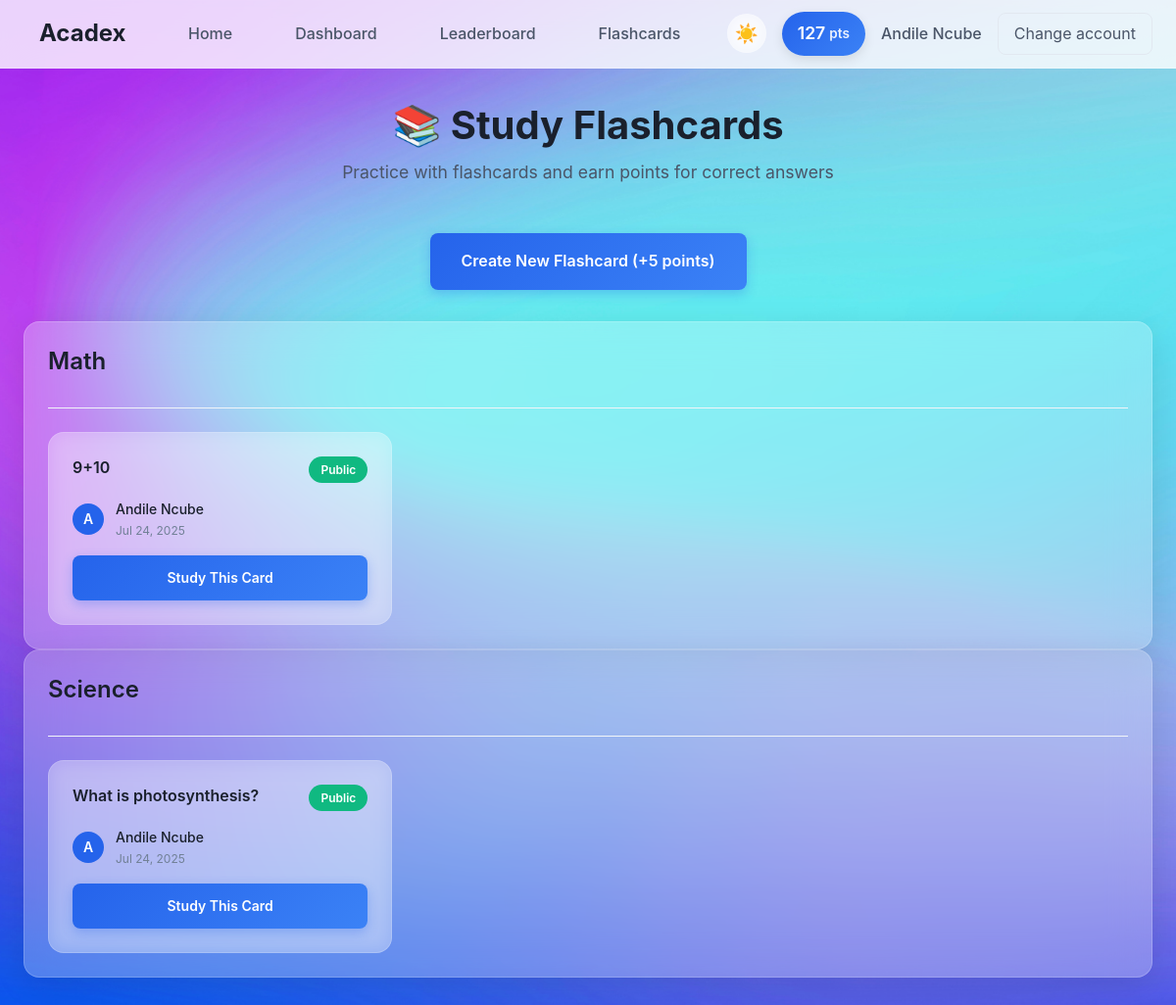
Screenshot of /flashcards/ (signed in) with the database file from the repository.
### accounts/models.py (models this page shows, shortened)
class Profile(models.Model):
    user = models.OneToOneField(
        User,
        on_delete=models.CASCADE
    )
    is_teacher = models.BooleanField(
        default=False
    )
    points = models.IntegerField(
        default=0
    )
    streak_days = models.IntegerField(
        default=0
    )
    last_activity = models.DateField(
        null=True,
        blank=True
    )

### flashcards/models.py (models this page shows, shortened)
class Flashcard(models.Model):
    creator = models.ForeignKey(User, on_delete=models.CASCADE)
    subject = models.CharField(max_length=100)
    question = models.TextField()
    answer = models.TextField()
    is_public = models.BooleanField(default=False)
    created_at = models.DateTimeField(auto_now_add=True)

### flashcards/views.py (the view)
# urls.py: path('', views.flashcard_list, name='flashcard_list'),
@login_required
def flashcard_list(request):
    flashcards = Flashcard.objects.filter(
        models.Q(creator=request.user) | models.Q(is_public=True)
    ).order_by('-created_at')
    return render(request, 'flashcards/list.html', {'flashcards': flashcards})

### core/templates/flashcards/list.html (shortened to what this page needs)
{% extends 'base.html' %}
{% block content %}
<div class="dashboard-header">
    <h1 class="page-title">📚 Study Flashcards</h1>
    <p class="page-subtitle">Practice with flashcards and earn points for correct answers</p>
</div>
<div style="text-align: center; margin-bottom: 2rem;">
    <a href="{% url 'create_flashcard' %}" class="btn btn-primary btn-large">
        Create New Flashcard (+5 points)
    </a>
</div>
{% if flashcards %}
    {% regroup flashcards by subject as subject_groups %}
    {% for subject_group in subject_groups %}
        <div class="section-card">
            <div class="section-header">
                <h2 class="section-title">{{ subject_group.grouper }}</h2>
            </div>
            <div style="display: grid; grid-template-columns: repeat(auto-fill, minmax(320px, 1fr)); gap: 1.5rem;">
                {% for flashcard in subject_group.list %}
                    <div class="flashcard-preview">
                        <div class="flashcard-header">
                            <div class="flashcard-question">
                                {{ flashcard.question|truncatechars:80 }}
                            </div>
                            {% if flashcard.is_public %}
                                <span class="public-badge">Public</span>
                            {% endif %}
                        </div>
                        <div class="flashcard-meta">
                            <div class="creator-info">
                                <div class="creator-avatar">
                                    {{ flashcard.creator.username|first|upper }}
                                </div>
                                <div>
                                    <div class="creator-name">{{ flashcard.creator.username }}</div>
                                    <div class="created-date">{{ flashcard.created_at|date:"M d, Y" }}</div>
                                </div>
                            </div>
                        </div>
                        <div class="flashcard-actions">
                            <a href="{% url 'study_flashcard' flashcard.id %}" class="btn btn-primary btn-full">
                                Study This Card
                            </a>
                        </div>
                    </div>
                {% endfor %}
            </div>
        </div>
    {% endfor %}
{% endif %}
{% endblock %}

### core/templates/base.html (shortened to what this page needs)
<!DOCTYPE html>
<html lang="en" data-theme="light">
<head>
    {% load static %}
    <link rel="stylesheet" href="{% static 'css/main.css' %}">
    <link rel="stylesheet" href="{% static 'css/components.css' %}">
</head>
<body class="bg-primary">
    <nav class="navbar">
        <div class="nav-container">
            <div class="nav-brand">
                <div class="logo-placeholder">
                    <a href="{% url 'home' %}" class="nav-link">
                        <span class="brand-text">Acadex</span>
                    </a>
                </div>
            </div>
            <div class="nav-links">
                <a href="{% url 'home' %}" class="nav-link">Home</a>
                {% if user.is_authenticated %}
                    <a href="{% url 'dashboard' %}" class="nav-link">Dashboard</a>
                    <a href="{% url 'leaderboard' %}" class="nav-link">Leaderboard</a>
                    <a href="{% url 'flashcard_list' %}" class="nav-link">Flashcards</a>
                {% endif %}
            </div>
            <div class="nav-actions">
                <button class="theme-toggle" id="themeToggle" aria-label="Toggle dark mode">
                    <span class="theme-icon light-icon">☀️</span>
                </button>
                {% if user.is_authenticated %}
                    <div class="points-badge">
                        <span class="points-value">{{ user.profile.points|default:0 }}</span>
                        <span class="points-label">pts</span>
                    </div>
                    <div class="user-menu">
                        <span class="username">{{ user.username }}</span>
                        <a href="{% url 'login' %}" class="logout-btn">Change account</a>
                    </div>
                {% else %}
                    <div class="auth-links">
                        <a href="{% url 'login' %}" class="auth-link">Login</a>
                        <a href="{% url 'signup' %}" class="auth-link signup">Get Started</a>
                    </div>
                {% endif %}
            </div>
        </div>
    </nav>
    <main class="main-content">
        <div class="content-wrapper">
            {% block content %}{% endblock %}
        </div>
    </main>
</body>
</html>

### core/static/css/main.css (style rules this page uses)
:root { --bg-primary: #edf5ff; --bg-secondary: #ffffff; --bg-tertiary: #f8fafc; --text-primary: #1a202c; --text-secondary: #4a5568; --text-muted: #718096; --accent-primary: #2563eb; --accent-secondary: #3b82f6; --border-color: #e2e8f0; --border-light: #f1f5f9; --success: #10b981; --warning: #f59e0b; --error: #ef4444; --glass-bg: rgba(255, 255, 255, 0.25); --glass-border: rgba(255, 255, 255, 0.18); --shadow-light: rgba(0, 0, 0, 0.1); --shadow-medium: rgba(0, 0, 0, 0.15); --navbar-bg: rgba(255, 255, 255, 0.8); }
* { margin: 0; padding: 0; box-sizing: border-box; }
html { font-size: 16px; scroll-behavior: smooth; }
body { font-family: 'Inter', -apple-system, BlinkMacSystemFont, 'Segoe UI', Roboto, Oxygen, Ubuntu, Cantarell, sans-serif; color: var(--text-primary); line-height: 1.6; transition: background-color 0.3s ease, color 0.3s ease; }
h1, h2, h3, h4, h5, h6 { font-weight: 600; line-height: 1.3; color: var(--text-primary); }
.page-title { font-size: 2.5rem; font-weight: 700; margin-bottom: 0.5rem; }
.page-subtitle { font-size: 1.1rem; color: var(--text-secondary); margin-bottom: 2rem; }
.section-title { font-size: 1.5rem; font-weight: 600; margin-bottom: 1rem; }
.navbar { position: fixed; top: 0; left: 0; right: 0; z-index: 1000; background: var(--navbar-bg); backdrop-filter: blur(20px); -webkit-backdrop-filter: blur(20px); border-bottom: 1px solid var(--glass-border); height: 70px; }
.nav-container { max-width: 1200px; margin: 0 auto; height: 100%; display: flex; align-items: center; justify-content: space-between; padding: 0 1.5rem; }
.nav-brand { display: flex; align-items: center; }
.logo-placeholder { display: flex; align-items: center; gap: 0.75rem; }
.brand-text { font-size: 1.5rem; font-weight: 700; color: var(--text-primary); }
.nav-links { display: flex; align-items: center; gap: 2rem; }
.nav-link { color: var(--text-secondary); text-decoration: none; font-weight: 500; padding: 0.5rem 1rem; border-radius: 0.5rem; transition: all 0.2s ease; position: relative; }
.nav-link:before { content: ''; position: absolute; bottom: -2px; left: 50%; width: 0; height: 2px; background: var(--accent-primary); transition: all 0.3s ease; transform: translateX(-50%); }
.nav-actions { display: flex; align-items: center; gap: 1rem; }
.theme-toggle { background: var(--glass-bg); border: 1px solid var(--glass-border); border-radius: 50%; width: 40px; height: 40px; display: flex; align-items: center; justify-content: center; cursor: pointer; transition: all 0.3s ease; backdrop-filter: blur(10px); }
.theme-icon { font-size: 1.2rem; transition: opacity 0.3s ease; }
.points-badge { background: linear-gradient(135deg, var(--accent-primary), var(--accent-secondary)); color: white; padding: 0.5rem 1rem; border-radius: 2rem; display: flex; align-items: center; gap: 0.25rem; font-weight: 600; box-shadow: 0 4px 12px var(--shadow-light); }
.points-value { font-size: 1.1rem; }
.points-label { font-size: 0.85rem; opacity: 0.9; }
.user-menu { display: flex; align-items: center; gap: 1rem; }
.username { color: var(--text-secondary); font-weight: 500; }
.logout-btn { color: var(--text-secondary); text-decoration: none; padding: 0.5rem 1rem; border-radius: 0.5rem; transition: all 0.2s ease; border: 1px solid var(--border-color); }
.main-content { margin-top: 70px; min-height: calc(100vh - 70px); padding: 2rem 0; }
.content-wrapper { max-width: 1200px; margin: 0 auto; padding: 0 1.5rem; }

### rows the page displays
Flashcard: grouper "Math", question "9+10", is_public "Public", creator.username|first "A", creator.username "Andile Ncube", created_at "Jul 24, 2025"
Flashcard: grouper "Science", question "What is photosynthesis?", is_public "Public", creator.username|first "A", creator.username "Andile Ncube", created_at "Jul 24, 2025"

### other values shown
{{ user.profile.points|default:0 }} "127"
{{ user.username }} "Andile Ncube"
